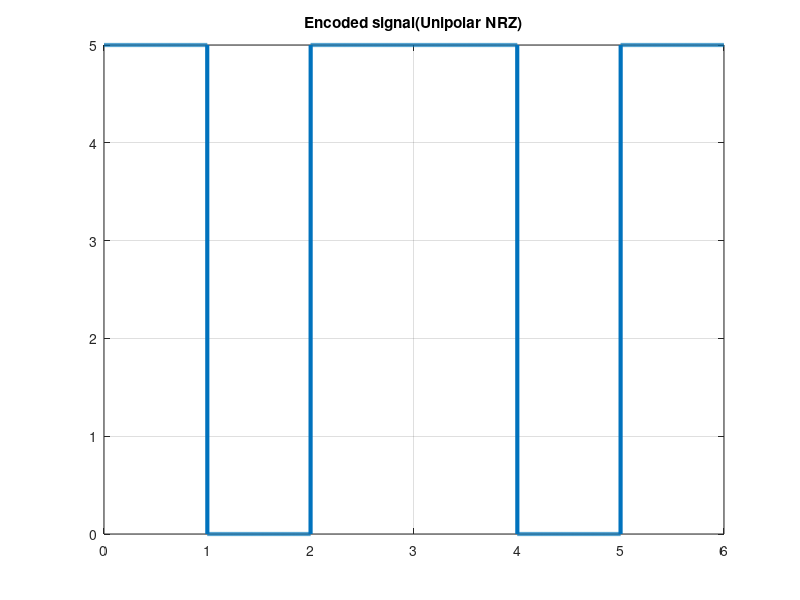

Recreate this plot in MATLAB.
clc;
close all;
clear all;

bits = [1 0 1 1 0 1];
bitrate = 1;
n = 1000;

T = length(bits)/bitrate;
N = length(bits)*n;

dt = T/N;
t = 0:dt:T-dt;

%Encoding

x = zeros(1, length(t));

for i = 1 : length(bits)
  if (bits(i) == 1)
    x((i-1)*n + 1 : i*n) = 5;
  else
    x((i-1)*n + 1 : i*n) = 0;
  endif
end

%subplot(2,1,1);
plot(t,x, 'Linewidth', 3);
title('Encoded signal(Unipolar NRZ)');
grid on;

%Decoding

y = zeros(1, length(x)/n);
for i = 1 : length(y)
  if x((i-1)*n + 1) == 5
    y(i) = 1;
  endif
end

disp('Unipolar NRZ Decoded signal : ');
disp(y);



